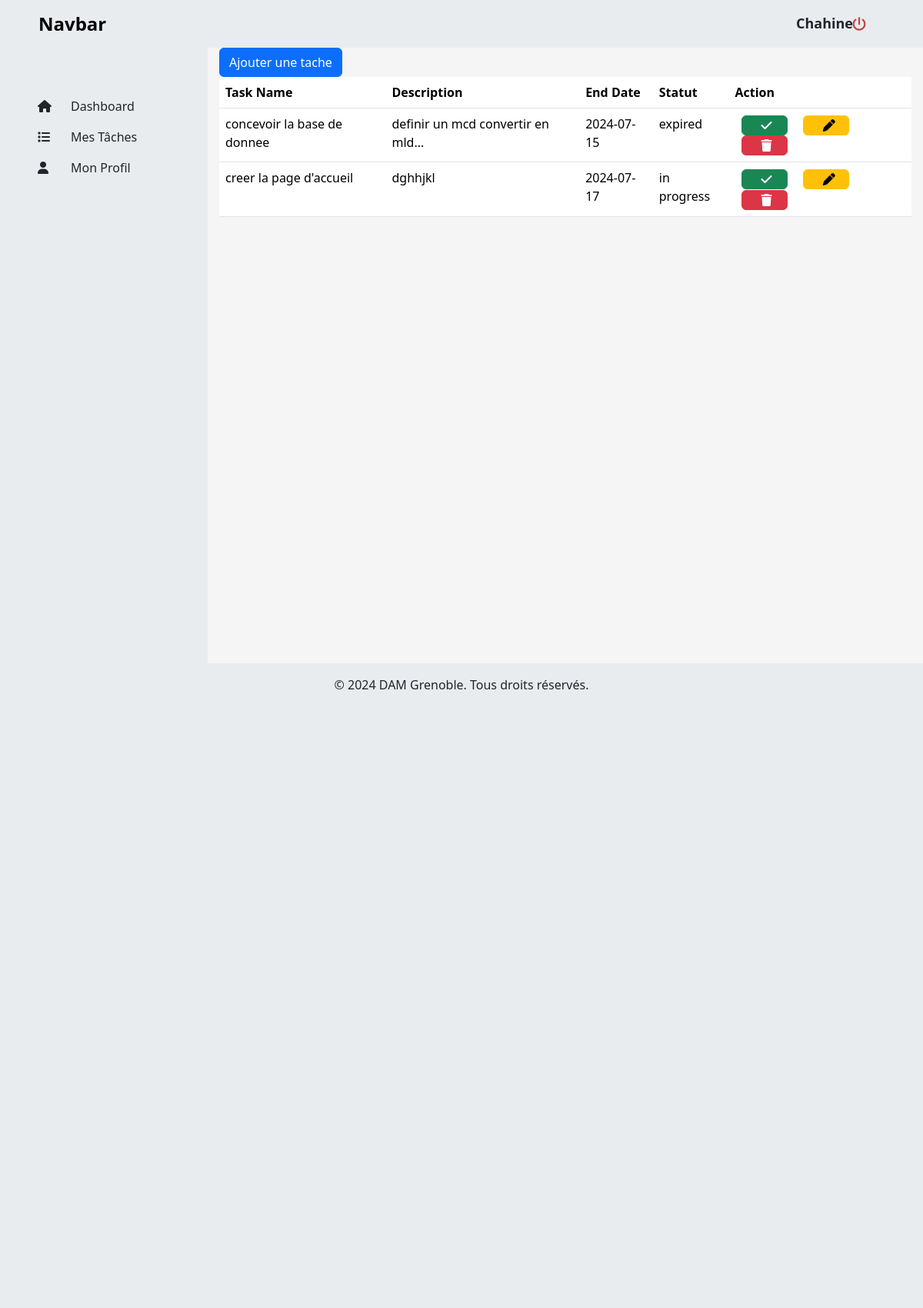
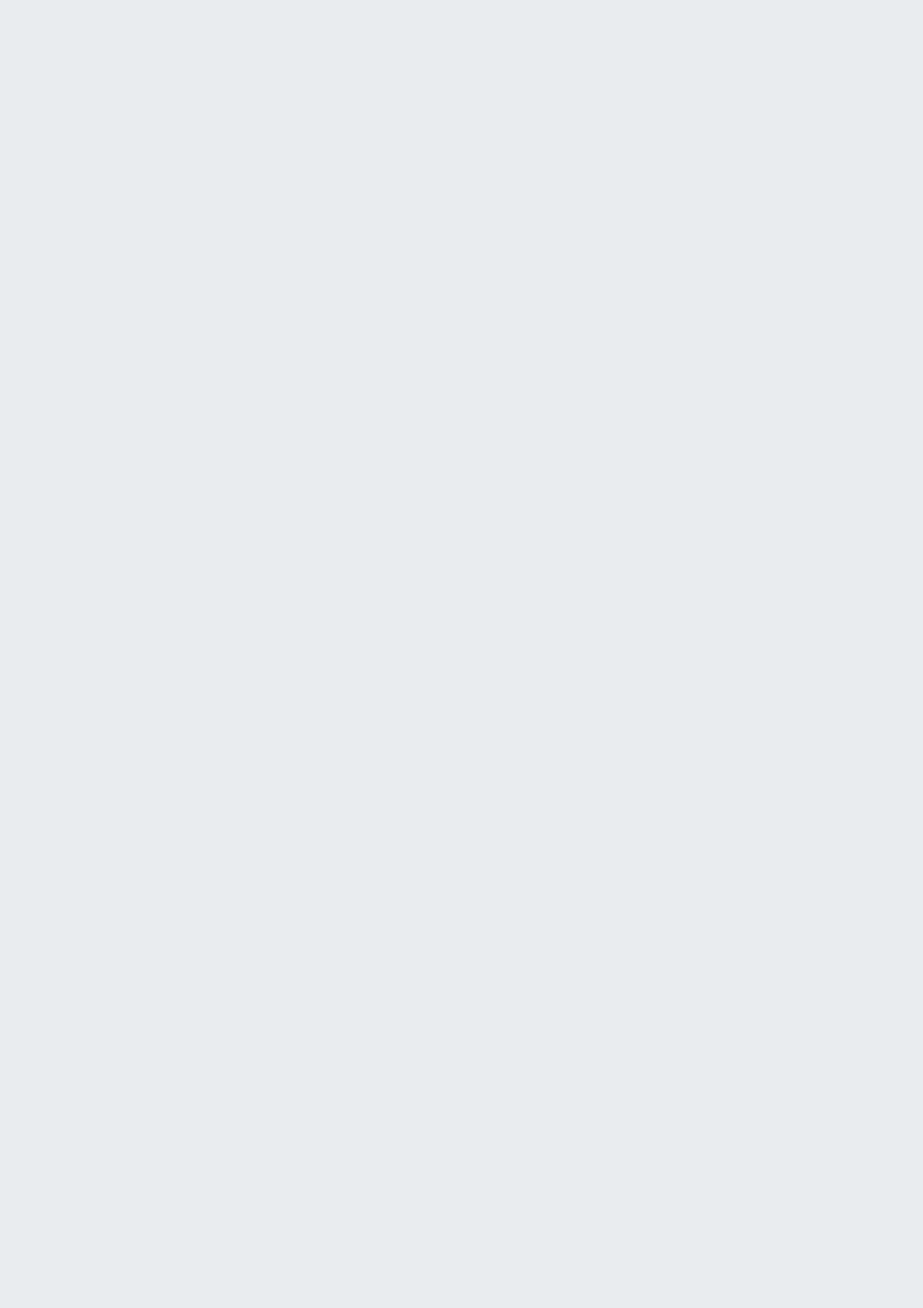
Screenshot of /?url=task_list (signed in, upper part) with the database file from the repository (2 pictures, top to bottom).
### tables this page shows
CREATE TABLE `tasks` (
  `id` int NOT NULL,
  `task_name` varchar(100) NOT NULL,
  `description` text NOT NULL,
  `end_date` date NOT NULL,
  `statut` enum('expired','in progress') NOT NULL DEFAULT 'in progress',
  `user_id` int NOT NULL
);

### models/taskModel.php (called while the page is built, shortened)
<?php
class TaskModel{
    public static function userTasks($idUser){
        $dbConnect = DbConnexion::dbLog();
        $request = $dbConnect->prepare("SELECT * FROM tasks WHERE user_id = :user");
        $request->bindParam(':user', $idUser);
        $request->execute();
        $tasks = $request->fetchAll();
        return $tasks;
    }
}

### controllers/taskController.php (called while the page is built, shortened)
<?php
require_once "models/taskModel.php";
class TaskController{
    public static function getUserTaskList($idUser){
        $tasks = TaskModel::userTasks($idUser);
        return $tasks;
    }
}

### views/task_list.php (the view)
<?php require_once "includes/navbar.php"; ?>
<div class="d-flex">
    <?php require_once "includes/sidebar.php"; ?>
    <div class="w-75 mx-auto">
        <div class="">
            <button type="button" class="btn btn-primary">
                <a class="nav-link" href="http://localhost/task_manager/?url=add_task">Ajouter une tache</a>
            </button>
            <?php if(!empty($tasks)){ ?>
                <table class="table">
                    <thead>
                        <tr>
                            <th scope="col">Task Name</th>
                            <th scope="col">Description</th>
                            <th scope="col">End Date</th>
                            <th scope="col">Statut</th>
                            <th scope="col">Action</th>
                        </tr>
                    </thead>
                    <tbody>
                        <?php foreach ($tasks as $task) { ?>
                            <tr>
                                <td><?= $task['task_name'] ?></td>
                                <td><?= $task['description'] ?></td>
                                <td><?= $task['end_date'] ?></td>
                                <td><?= $task['statut'] ?></td>
                                <td>
                                    <button type="button" class="btn btn-success mx-2">
                                        <a class="nav-link" href="http://localhost/task_manager/?url=end_task&task_id=<?= $task['id'] ?>">
                                            <i class="fa-solid fa-check"></i>
                                        </a>
                                    </button>
                                    <button type="button" class="btn btn-warning mx-2">
                                        <a class="nav-link" href="http://localhost/task_manager/?url=update_task&task_id=<?= $task['id'] ?>">
                                            <i class="fa-solid fa-pen"></i>
                                        </a>
                                    </button>
                                    <button type="button" class="btn btn-danger mx-2">
                                        <a class="nav-link" href="http://localhost/task_manager/?url=delete_task&task_id=<?= $task['id'] ?>">
                                            <i class="fa-solid fa-trash"></i>
                                        </a>
                                    </button>
                                </td>
                            </tr>
                        <?php } ?>
                    </tbody>
                </table>
            <?php } else { ?>
                <h1><span class="badge text-bg-secondary">Vous n'avez pas de tache</span></h1>
            <?php } ?>
        </div>
    </div>
</div>
<?php require_once "includes/footer.php"; ?>

### index.php (shortened to what this page needs)
<?php
require_once "controllers/taskController.php";
$url = isset($_GET['url']) ? $_GET['url'] : "login";
switch($url){
    case "task_list":
        if(isset($_SESSION['user_info'])){
            $idUser = $_SESSION['user_info']['id'];
            $tasks = TaskController::getUserTaskList($idUser);
            require_once "views/task_list.php";
        }else{
            header("Location: http://localhost/task_manager/?url=login");
        }
        break;
}

### includes/navbar.php (shortened to what this page needs)
<!DOCTYPE html>
<html lang="en">
<head>
    <link rel="stylesheet" href="https://cdn.jsdelivr.net/npm/bootstrap@5.3.3/dist/css/bootstrap.min.css">
    <link rel="stylesheet" href="https://cdnjs.cloudflare.com/ajax/libs/font-awesome/6.5.2/css/all.min.css" />
    <link rel="stylesheet" href="assets/css/style.css">
</head>
<body>
    <nav class="navbar navbar-expand-lg bg-body-secondary">
        <div class="container-fluid">
            <a class="navbar-brand home" href="<?= BASE_URL ?>?url=dashboard">Navbar</a>
            <div class="d-flex justify-content-end collapse navbar-collapse" id="navbarSupportedContent">
            <form class="d-flex " role="search">
                <?php if(!isset($_SESSION["user_info"])) { ?>
                    <a href="<?= BASE_URL ?>?url=register" class="btn m-2 in-up">
                        <span class="m-1"><i class="fa-solid fa-user-plus"></i></span>
                        <span class="m-1">Sign Up</span>
                    </a>
                    <a href="<?= BASE_URL ?>?url=login" class="btn m-2 in-up">
                        <span class="m-1"><i class="fa-solid fa-right-to-bracket"></i></span>
                        <span class="m-1">Sign In</span>
                    </a>
                <?php } else { ?>
                    <a class="mx-2 nav-link">
                        <span class="m-1 user-info"><?= $_SESSION["user_info"]['firstname']; ?></span>
                    </a>
                    <a href="<?= BASE_URL ?>?url=logout" class="btn mx-2">
                        <span class="logout"><i class="fa-solid fa-power-off"></i></span>
                    </a>
                <?php } ?>
            </form>
            </div>
        </div>
    </nav>

### includes/sidebar.php
<div class="sidebar bg-body-secondary vh-100 pt-5">
    <p class="d-flex w-50 m-3">
        <span class="mx-2">
            <i class="fa-solid fa-house"></i>
        </span>
        <a class="navbar-brand" href="http://localhost/task_manager/?url=dashboard">Dashboard</a>
    </p>
    <p class="d-flex w-50 m-3">
        <span class="mx-2">
            <i class="fa-solid fa-list"></i>
        </span>
        <a class="navbar-brand" href="http://localhost/task_manager/?url=task_list">Mes Tâches</a>
    </p>
    <p class="d-flex w-50 m-3">
        <span class="mx-2">
            <i class="fa-solid fa-user"></i>
        </span>
        <a class="navbar-brand" href="http://localhost/task_manager/?url=profil">Mon Profil</a>
    </p>
</div>

### includes/footer.php
    <div class="card-header h-100 p-3 bg-body-secondary">
        <p class="text-center">© 2024 DAM Grenoble. Tous droits réservés.</p>
    </div>
</body>
</html>

### assets/css/style.css (style rules this page uses)
body { margin: 0; padding: 0; background-color: whitesmoke; position: fixed; top: 0; bottom: 0; left: 0; right: 0; }
.mx-2 { padding: 0 25px; width: 60px; }
.sidebar { width: 270px; }
.container-fluid { padding: 0 50px; }
.logout { color: #bc4749; font-size: large; font-weight: 700; }
.user-info { font-size: large; font-weight: 700; }
.home { font-size: x-large; font-weight: 700; }

### rows the page displays
tasks: task_name "concevoir la base de donnee", description "definir un mcd convertir en mld...", end_date "2024-07-15", statut "expired"
tasks: task_name "creer la page d'accueil", description "dghhjkl", end_date "2024-07-17", statut "in progress"

### other values shown
$_SESSION["user_info"]['firstname'] "Chahine"
